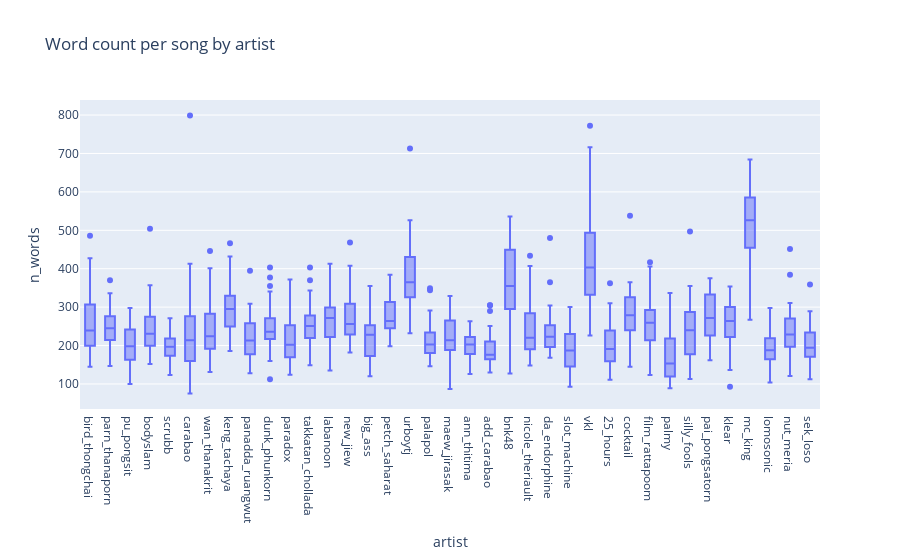

Source (notebook cell):
### Code cell
fig = px.box(song_filter_df, x='artist', y='n_words', title='Word count per song by artist')
fig.show()

### Figure 1 — Plotly figure (JSON) as saved in the notebook; plotly's stock layout.template omitted (floating-point values rounded to 4 significant figures; data arrays with more than 128 entries replaced by an {"elided": "..."} marker saying what was removed)
{"data": [{"alignmentgroup": "True", "hovertemplate": "artist=%{x}<br>n_words=%{y}<extra></extra>", "legendgroup": "", "marker": {"color": "#636efa"}, "name": "", "notched": false, "offsetgroup": "", "orientation": "v", "showlegend": false, "type": "box", "x": {"elided": "1295 str values"}, "x0": " ", "xaxis": "x", "y": {"elided": "1295 int values"}, "y0": " ", "yaxis": "y"}], "layout": {"boxmode": "group", "legend": {"tracegroupgap": 0}, "title": {"text": "Word count per song by artist"}, "xaxis": {"anchor": "y", "domain": [0, 1], "title": {"text": "artist"}}, "yaxis": {"anchor": "x", "domain": [0, 1], "title": {"text": "n_words"}}}}
